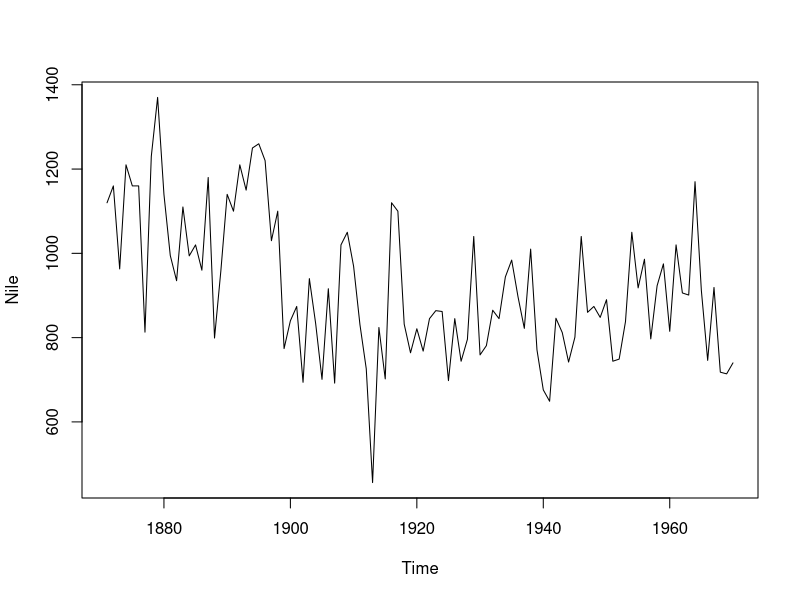
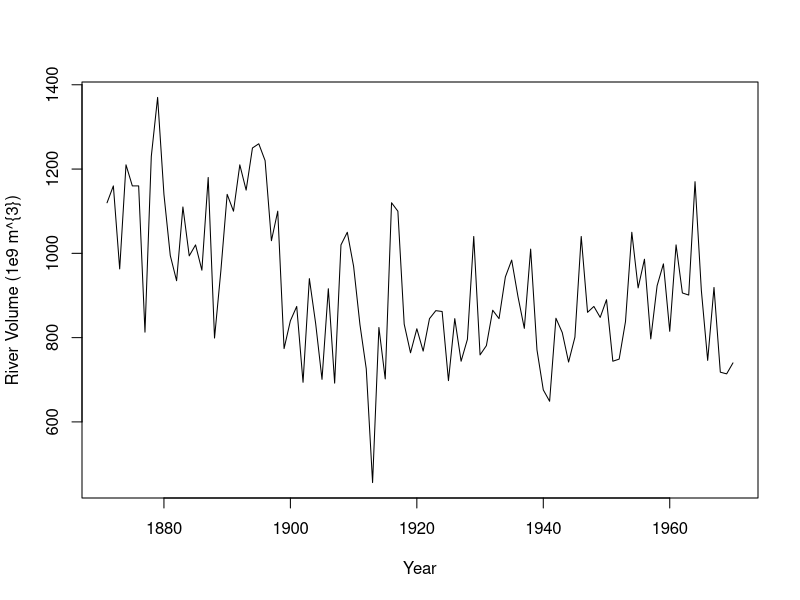
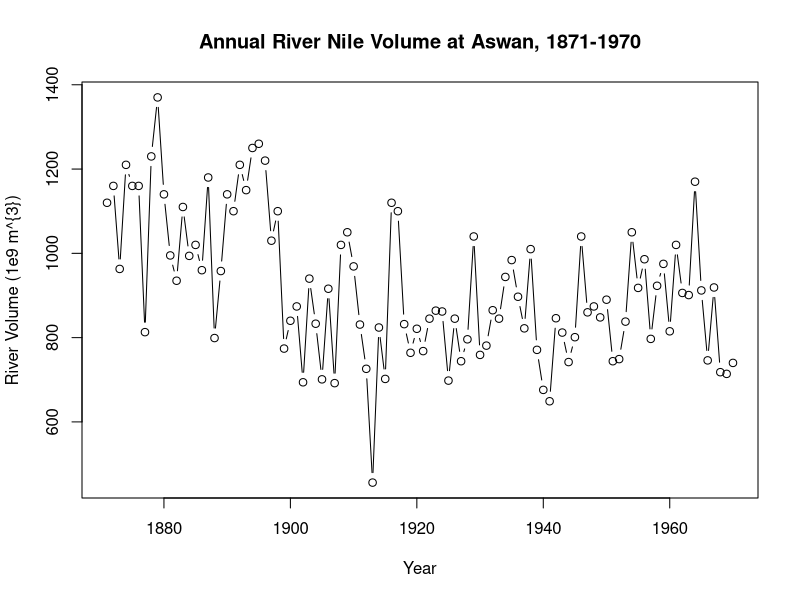
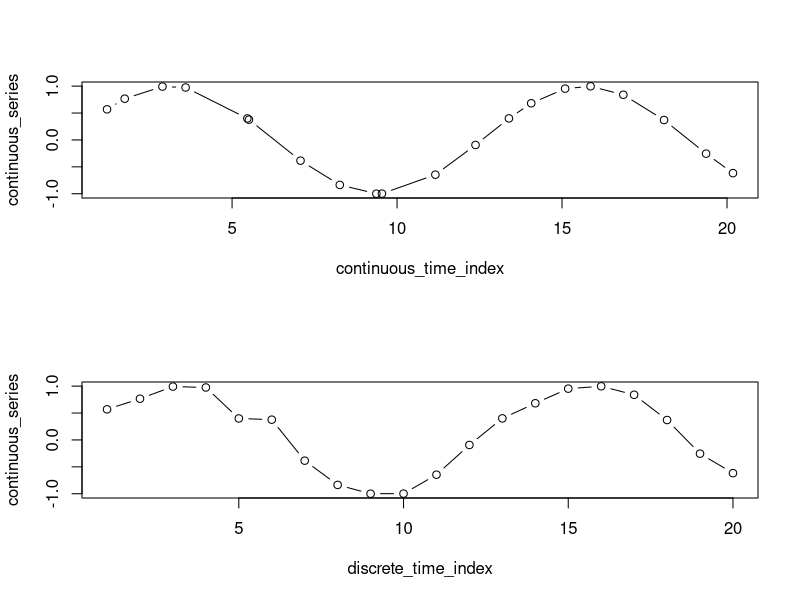
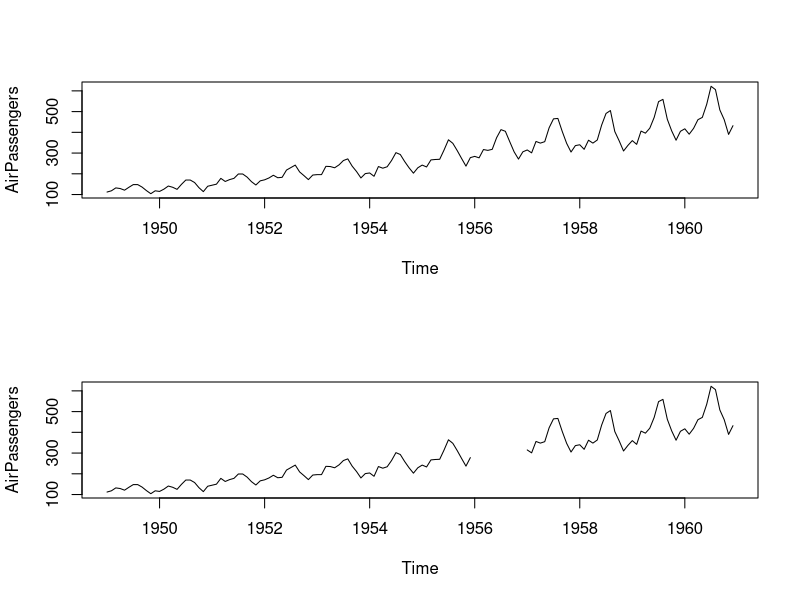
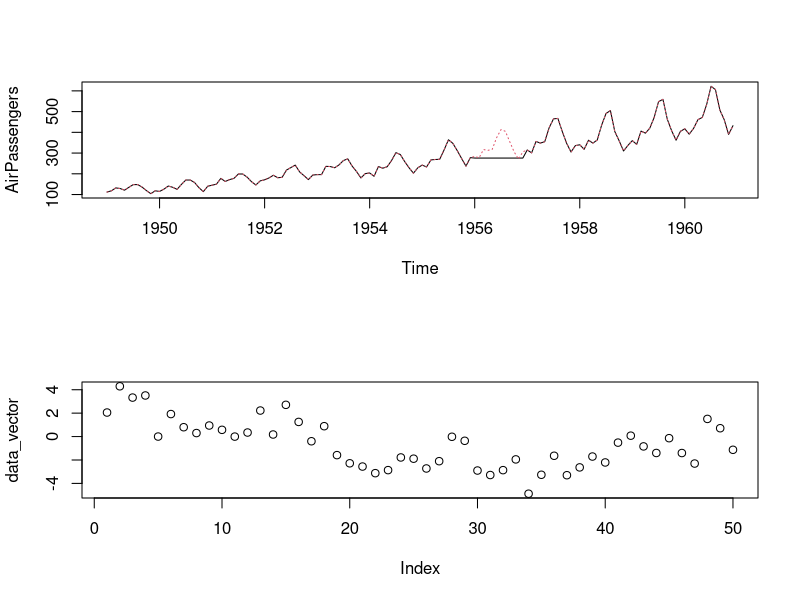
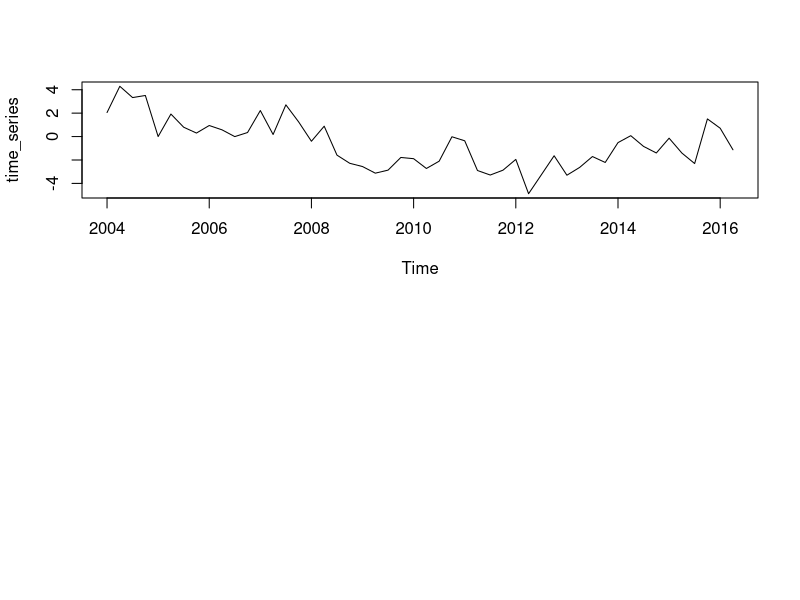
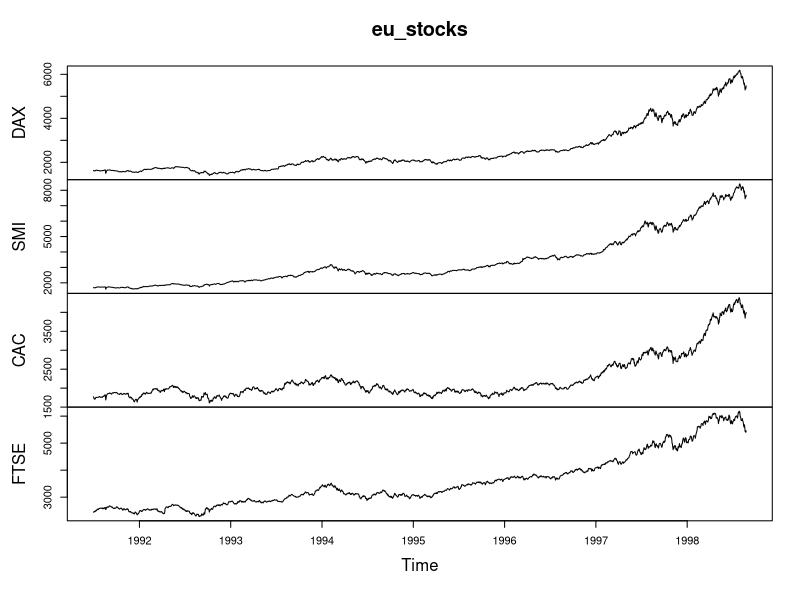

Generate these figures, in order, with R:
## ---- chunk 1
knitr::opts_chunk$set(echo = TRUE)
## ---- chunk 2
# {r, echo = FALSE, results='hide'}
# if we used both 'echo=TRUE' and 'results=hide' the pipe would not work properly
# if we used 'echo = FALSE' and 'results=hide' we would have only messages (i.e. attaching package) If we don't want them we set 'error = FALSE', 'warning = FALSE', and 'message = FALSE'.
library(dplyr)
## ---- chunk 3
Nile<-structure(c(1120, 1160, 963, 1210, 1160, 1160, 813, 1230, 1370, 
1140, 995, 935, 1110, 994, 1020, 960, 1180, 799, 958, 1140, 1100, 
1210, 1150, 1250, 1260, 1220, 1030, 1100, 774, 840, 874, 694, 
940, 833, 701, 916, 692, 1020, 1050, 969, 831, 726, 456, 824, 
702, 1120, 1100, 832, 764, 821, 768, 845, 864, 862, 698, 845, 
744, 796, 1040, 759, 781, 865, 845, 944, 984, 897, 822, 1010, 
771, 676, 649, 846, 812, 742, 801, 1040, 860, 874, 848, 890, 
744, 749, 838, 1050, 918, 986, 797, 923, 975, 815, 1020, 906, 
901, 1170, 912, 746, 919, 718, 714, 740), .Tsp = c(1871, 1970, 
1), class = "ts")

# Print the Nile dataset
print(Nile)

# List the number of observations in the Nile dataset
length(Nile)

# Display the first 10 elements of the Nile dataset
head(Nile, 10)

# Display the last 12 elements of the Nile dataset
tail(Nile, 12)
## ---- chunk 4
# Plot the Nile data
plot(Nile)

# Plot the Nile data with xlab and ylab arguments
plot(Nile, xlab = "Year", ylab = "River Volume (1e9 m^{3})")

# Plot the Nile data with xlab, ylab, main, and type arguments
plot(Nile, xlab = "Year", ylab = "River Volume (1e9 m^{3})", main = "Annual River Nile Volume at Aswan, 1871-1970", type = "b")
## ---- chunk 5
discrete_data <- structure(c(0.479425538604203, 0.841470984807897, 0.997494986604054, 
0.909297426825682, 0.598472144103957, 0.141120008059867, -0.35078322768962, 
-0.756802495307928, -0.977530117665097, -0.958924274663138, -0.705540325570392, 
-0.279415498198926, 0.215119988087816, 0.656986598718789, 0.937999976774739, 
0.989358246623382, 0.79848711262349, 0.412118485241757, -0.0751511204618093, 
-0.54402111088937), .Tsp = c(1, 20, 1), class = "ts")

continuous_series <- c(0.568894675391674, 0.766304082748762, 0.992075122074743, 0.974817414246897, 
0.399123202687807, 0.37660246288782, -0.385320332818421, -0.836358518142533, 
-0.999669829045622, -0.998310189536195, -0.646222799842192, -0.0938615130061447, 
0.400529093874378, 0.681605778899236, 0.953181592214187, 0.996938027205692, 
0.839341938468838, 0.370037544609373, -0.255096756784655, -0.617439825310109
)

continuous_time_index <- c(1.21032244665548, 1.74613730167039, 2.88963444461115, 3.59138367255218, 
5.46206454467028, 5.51093333004974, 7.0742951775901, 8.26439798949286, 
9.37338230921887, 9.5410633541178, 11.1611216005404, 12.378370850347, 
13.3905590295326, 14.0662804655731, 15.0935473444406, 15.8645145166665, 
16.8574128514156, 18.0914570542518, 19.3654514602385, 20.1805236600339
)
## ---- chunk 6
# Plot the continuous_series using continuous time indexing
par(mfrow=c(2,1))
plot(continuous_time_index,continuous_series, type = "b")

# Make a discrete time index using 1:20 
discrete_time_index <- seq(1:20)

# Now plot the continuous_series using discrete time indexing
plot(discrete_time_index,continuous_series, type = "b")

## ---- chunk 7
AirPassengers<-structure(c(112, 118, 132, 129, 121, 135, 148, 148, 136, 119, 
104, 118, 115, 126, 141, 135, 125, 149, 170, 170, 158, 133, 114, 
140, 145, 150, 178, 163, 172, 178, 199, 199, 184, 162, 146, 166, 
171, 180, 193, 181, 183, 218, 230, 242, 209, 191, 172, 194, 196, 
196, 236, 235, 229, 243, 264, 272, 237, 211, 180, 201, 204, 188, 
235, 227, 234, 264, 302, 293, 259, 229, 203, 229, 242, 233, 267, 
269, 270, 315, 364, 347, 312, 274, 237, 278, 284, 277, 317, 313, 
318, 374, 413, 405, 355, 306, 271, 306, 315, 301, 356, 348, 355, 
422, 465, 467, 404, 347, 305, 336, 340, 318, 362, 348, 363, 435, 
491, 505, 404, 359, 310, 337, 360, 342, 406, 396, 420, 472, 548, 
559, 463, 407, 362, 405, 417, 391, 419, 461, 472, 535, 622, 606, 
508, 461, 390, 432), .Tsp = c(1949, 1960.91666666667, 12), class = "ts")
## ---- chunk 8
# Plot AirPassengers
plot(AirPassengers)

# View the start and end dates of AirPassengers
start(AirPassengers)
end(AirPassengers)

# Use time(), deltat(), frequency(), and cycle() with AirPassengers 
time(AirPassengers)
deltat(AirPassengers)
frequency(AirPassengers)
cycle(AirPassengers)
## ---- chunk 9
AirPassengers <- structure(c(112, 118, 132, 129, 121, 135, 148, 148, 136, 119, 
104, 118, 115, 126, 141, 135, 125, 149, 170, 170, 158, 133, 114, 
140, 145, 150, 178, 163, 172, 178, 199, 199, 184, 162, 146, 166, 
171, 180, 193, 181, 183, 218, 230, 242, 209, 191, 172, 194, 196, 
196, 236, 235, 229, 243, 264, 272, 237, 211, 180, 201, 204, 188, 
235, 227, 234, 264, 302, 293, 259, 229, 203, 229, 242, 233, 267, 
269, 270, 315, 364, 347, 312, 274, 237, 278, NA, NA, NA, NA, 
NA, NA, NA, NA, NA, NA, NA, NA, 315, 301, 356, 348, 355, 422, 
465, 467, 404, 347, 305, 336, 340, 318, 362, 348, 363, 435, 491, 
505, 404, 359, 310, 337, 360, 342, 406, 396, 420, 472, 548, 559, 
463, 407, 362, 405, 417, 391, 419, 461, 472, 535, 622, 606, 508, 
461, 390, 432), .Tsp = c(1949, 1960.91666666667, 12), class = "ts")
## ---- chunk 10
# Plot the AirPassengers data
plot(AirPassengers)

# Compute the mean of AirPassengers
mean(AirPassengers, na.rm = TRUE)

# Impute mean values to NA in AirPassengers
AirPassengers[85:96] <- mean(AirPassengers, na.rm = TRUE)

# Generate another plot of AirPassengers
plot(AirPassengers)

# Add the complete AirPassengers data to your plot
rm(AirPassengers)
points(AirPassengers, type = "l", col = 2, lty = 3)
## ---- chunk 11
data_vector <- c(2.05219410731111, 4.29288527974091, 3.32941329441844, 3.50859506696045, 
0.000957693762193124, 1.92171863450249, 0.797813412800535, 0.299954343478063, 
0.943568753562609, 0.574828338758714, -0.00340059028674611, 0.34486491757086, 
2.22297611360904, 0.1763144576315, 2.70976227698024, 1.25019489653419, 
-0.400716475448651, 0.88527321208965, -1.5852420265539, -2.28292788910447, 
-2.56095312898444, -3.12599637544793, -2.86602958954692, -1.78470092068662, 
-1.88949129078692, -2.7255351193826, -2.10331418003627, -0.0174256893338487, 
-0.361320415116881, -2.90084033266105, -3.28474409267047, -2.8684594717709, 
-1.95050744365674, -4.88018925247303, -3.2634605352894, -1.63960625222554, 
-3.30125758402894, -2.63312454334943, -1.70583540221139, -2.21198250613255, 
-0.517059518572955, 0.0752508094841423, -0.840699471563585, -1.40226834874561, 
-0.138211423023857, -1.40659547028281, -2.3046941054804, 1.50738914324565, 
0.711867947688864, -1.13005190223045)
## ---- chunk 12
# Use print() and plot() to view data_vector
print(data_vector)
plot(data_vector)

# Convert data_vector to a ts object with start = 2004 and frequency = 4
time_series <- ts(data_vector, start = 2004, frequency = 4)

# Use print() and plot() to view time_series
print(time_series)
plot(time_series) 
## ---- chunk 13
# Check whether Nile is a ts object
is.ts(Nile)
## ---- chunk 14
eu_stocks <- EuStockMarkets

# Check whether eu_stocks is a ts object
is.ts(eu_stocks)

# View the start, end, and frequency of eu_stocks
start(eu_stocks)
end(eu_stocks)
frequency(eu_stocks)

# Generate a simple plot of eu_stocks
plot(eu_stocks)

# Use ts.plot with eu_stocks
ts.plot(eu_stocks, col = 1:4, xlab = "Year", ylab = "Index Value", main = "Major European Stock Indices, 1991-1998")

# Add a legend to your ts.plot
legend("topleft", colnames(eu_stocks), lty = 1, col = 1:4, bty = "n")
## ---- chunk 15
rapid_growth <- c(505.954737316542, 447.35560816695, 542.583090477044, 516.063361274983, 
506.959924087797, 535.016232606015, 496.929129437996, 497.562555328502, 
577.248300530956, 536.855967325257, 541.245940412262, 473.497840289097, 
550.988961460551, 569.410637437069, 522.915183368473, 487.200195130919, 
594.610786395524, 591.173975668723, 615.986775394564, 621.317545120693, 
607.125046916761, 587.036701378981, 554.155438462285, 644.117241827027, 
509.700025728118, 607.094339401359, 603.55118553444, 613.621586650076, 
544.914334775047, 670.811820766561, 687.13161588209, 615.581708859918, 
711.187318608945, 694.297903386338, 681.929344495129, 659.140256189321, 
642.702057830158, 601.530062712521, 666.762307473106, 650.965683100529, 
606.091343627865, 696.678827373702, 641.602509472816, 855.771919797152, 
667.329074652784, 573.491390192462, 791.733265065015, 751.591446783947, 
610.794814080548, 624.65033623201, 833.298991700858, 639.886724484288, 
736.828256803519, 772.292341071224, 686.886519321095, 667.763083378498, 
712.94149525726, 918.183828402689, 656.108907724902, 700.497201964217, 
683.493272462585, 781.737968201983, 715.684280499056, 808.287549436184, 
820.779546770362, 656.885589359776, 733.339974340827, 773.538730437607, 
641.202740082118, 932.21185739678, 680.676565427109, 988.282815285029, 
664.898568280288, 813.528318290545, 883.408798971726, 924.274924691176, 
969.43211824107, 777.329346514109, 880.998409919801, 971.358289510766, 
902.958423571348, 1020.74565895517, 1075.14831710597, 886.170748719307, 
889.632200892515, 950.390776999556, 878.039522146964, 1043.76763270868, 
901.108966040025, 1079.65840856798, 933.905398508361, 921.9433013918, 
870.807113616954, 811.139766624589, 1004.26766243592, 1008.17582581146, 
1189.48933735193, 751.970606760973, 947.475252330288, 886.515305193286, 
1074.89426408969, 1101.1306720708, 1130.1854576199, 975.849507265787, 
948.161009999662, 1177.8226568287, 1227.12713297946, 976.995711035094, 
836.708871866655, 1323.60473389093, 852.35320730904, 1200.82615703738, 
1274.47884753083, 1349.2613900482, 1102.63337196778, 1324.85659429696, 
1268.71865481688, 1058.22892886463, 1204.08723498947, 1084.65028499166, 
1284.43050935569, 1195.28425174124, 1058.42621256846, 1188.0576623439, 
1166.59336076, 1064.69458969538, 1429.06852442551, 1070.85280871704, 
1539.33053352377, 1467.15710870044, 1127.70582024314, 1296.0717171226, 
1555.27412822535, 1332.90372372162, 1315.4236396165, 1189.2461691901, 
1482.43394167998, 1240.92868932515, 1237.77196935431, 1468.60833835437, 
1328.54569942606, 1589.50783787689, 1373.16295850591, 1503.55627838567, 
1659.93756371734, 1704.6136574176, 1550.46378217986, 1625.80261162794, 
1873.85823632632, 1370.62086282574, 1439.71135339554, 1447.43691659102, 
1579.91576345679, 1681.2571135903, 1661.60589978392, 1311.84684158442, 
1326.03084218461, 1323.09951189813, 1550.48631755657, 1606.20420490403, 
1768.54014627508, 1509.8367966576, 1592.10861892944, 1627.61875806856, 
1544.63289803997, 1439.52343145633, 1682.35177380745, 1850.70970808186, 
1673.38009271644, 1832.42716167314, 1672.26717594592, 1781.57683020519, 
1659.28985001442, 1970.03886201406, 2044.7123676587, 1929.09019953541, 
1891.7042228956, 1487.15774065956, 2013.8721752695, 1796.78863307401, 
1977.01825843918, 1516.95521151591, 1650.6039164404, 1523.28339404562, 
1696.6181065012, 1627.26087609279, 1787.29683278825, 1567.28735420676, 
1881.99627254267, 2318.98327490681, 1941.98786180548, 1820.27972976969, 
2154.81229145692, 2261.54706560833, 2052.22139601365, 2079.17104479186, 
2010.06086639259, 2145.26059886687, 1775.30080127631, 2013.40704947701
)
## ---- chunk 16
# Log rapid_growth
linear_growth <-log(rapid_growth)
  
# Plot linear_growth using ts.plot()
ts.plot(linear_growth)
## ---- chunk 17
z <- c(6.22644721334281, 6.10335382233382, 6.29634123585615, 6.24622955111167, 
6.22843195527522, 6.28229708775537, 6.20844741922452, 6.20972128804789, 
6.35827250415224, 6.28572984126078, 6.29387377889552, 6.16014735145226, 
6.31171477530532, 6.34460185650482, 6.25941927762177, 6.18867511691063, 
6.38790705099065, 6.38211034916024, 6.42322549478775, 6.4318422960411, 
6.40873477794284, 6.37508734151749, 6.31744522223519, 6.46788076206124, 
6.23382236782298, 6.40868419809582, 6.40283085141402, 6.41937842976356, 
6.30062859840956, 6.50848865168789, 6.53252585448752, 6.4225676888201, 
6.56693585306342, 6.54290112400289, 6.52492605202954, 6.49093634370728, 
6.46568125422392, 6.39947651373773, 6.50243362179406, 6.47845692668784, 
6.40703070676956, 6.54632451169874, 6.46396896781775, 6.75200389180284, 
6.50328328954751, 6.35174292371473, 6.67422454855503, 6.62219288746384, 
6.41476108293605, 6.43719203115034, 6.72539251138006, 6.46129116769531, 
6.60235483491626, 6.64936315848762, 6.53216909563942, 6.50393344502688, 
6.56939936271001, 6.82239761937805, 6.48632679303797, 6.55179037142821, 
6.52721681333954, 6.66151960536819, 6.57323912069037, 6.69491787322661, 
6.71025455545394, 6.4875098623154, 6.5976094065566, 6.65097574043069, 
6.46334569409202, 6.83756010365691, 6.52308725269382, 6.89596890707456, 
6.49963450012032, 6.70138073649028, 6.78378805946117, 6.82900956493073, 
6.87671045494522, 6.65586412994792, 6.78105582107621, 6.87869539045853, 
6.80567650980035, 6.9282886773914, 6.98021390044576, 6.78690965068204, 
6.79080811988766, 6.85687324422581, 6.77769160645684, 6.95059216963548, 
6.80362618929694, 6.98439998172557, 6.83937514670541, 6.82648372642902, 
6.76942049838646, 6.69844037789147, 6.91201386077297, 6.91589786378861, 
7.081279365728, 6.62269723643191, 6.85380081770285, 6.78729839010667, 
6.97997757673786, 7.00409281457646, 7.0301370200274, 6.88330838114885, 
6.85452432960534, 7.07142280689253, 7.11243105220367, 6.88448226209977, 
6.72947618664758, 7.1881141525679, 6.74800100349129, 7.09076506309115, 
7.15029262699804, 7.20731260322573, 7.00545657231082, 7.18905950184368, 
7.14576273692186, 6.96435196790078, 7.09347707755427, 6.98901289603892, 
7.15807071571375, 7.0861393036455, 6.96453837871522, 7.08007503607121, 
7.06184312320099, 6.970443266778, 7.26477812949222, 6.97621062749874, 
7.33910288239914, 7.29108186763736, 7.02794060038759, 7.16709321266713, 
7.3494070973242, 7.19511509230523, 7.18191405213385, 7.08107491410905, 
7.30144057114722, 7.12361532128538, 7.12106824351186, 7.29207052275869, 
7.19184016387511, 7.37117971137166, 7.22487208663911, 7.31558843331146, 
7.41453526842476, 7.44109377015137, 7.34630937946721, 7.39375688767601, 
7.5357548122989, 7.2230191007094, 7.27219792344658, 7.27754962755863, 
7.3651268103319, 7.42729707447298, 7.41553982321997, 7.17919122609255, 
7.18994543004138, 7.18773237814052, 7.34632391396533, 7.38162903767151, 
7.47790970913714, 7.31975684228401, 7.37281459204766, 7.39487334104795, 
7.34254155465234, 7.27206738741634, 7.42794795886081, 7.52332447049693, 
7.42260086748169, 7.51339668490706, 7.42193557510494, 7.48525411080987, 
7.41414498862142, 7.58580854844815, 7.62301240707291, 7.56480377155094, 
7.54523340699751, 7.30462202063205, 7.60781460317569, 7.4937562577587, 
7.58934505855497, 7.32446045453292, 7.4088965098932, 7.32862341178055, 
7.4363921995442, 7.39465343615595, 7.48845960812977, 7.35710160410629, 
7.5400883395603, 7.74888412502893, 7.5714673984741, 7.50674546593622, 
7.67545889501181, 7.72380440037869, 7.62667809326483, 7.63972455710096, 
7.605920282382, 7.67101631529587, 7.48172515305964, 7.60758361556912
)
## ---- chunk 18
# Generate the first difference of z
dz <- diff(z)
  
# Plot dz
ts.plot(dz)

# View the length of z and dz, respectively
length(z)
length(dz)
## ---- chunk 19
x <- c(-4.19803335973822, 9.56900905050747, 5.17514338906622, -9.69164636184119, 
-3.21529357476552, 10.8436693062559, 6.45215865708188, -10.8335590731441, 
-2.23535073514566, 10.119832962947, 6.57964573528545, -8.65656473226148, 
-2.51500138847406, 9.83743416797243, 7.38619432726046, -8.24350355631342, 
-4.26403257072438, 8.89886143008727, 8.54433581556254, -8.06691284107053, 
-4.02302530566536, 9.82267856454484, 7.77285238609707, -6.58777686807675, 
-3.45917112006633, 10.6138505016733, 7.37445047382904, -5.79871450522201, 
-1.20471055826558, 11.4292358845515, 7.57004694873634, -4.96838375977415, 
-2.00378659668805, 11.9413482982078, 9.40667210265289, -4.39658482425492, 
-1.55557889273259, 12.5998771289623, 8.50291637845889, -3.72896826710606, 
-2.82700000921691, 13.3759812867942, 8.12894114749321, -3.14924907770406, 
-2.79947272334396, 13.7105701226795, 6.75521688156725, -3.77974417787649, 
-3.76827394084617, 13.6253358560593, 6.53793056349892, -3.24909834265677, 
-5.02419102826334, 13.3553731337997, 6.93116080641335, -3.52735350362993, 
-5.19732896878058, 11.5797913233393, 7.16244857247412, -1.89460681643879, 
-5.77779700690048, 12.4826952884178, 6.20808841277938, -3.43403797043816, 
-7.08072100968159, 11.4136557746633, 6.74199013667799, -3.53237586423137, 
-8.39354230059932, 12.5072611286297, 6.47317547164243, -3.74524618197473, 
-9.42620870823793, 12.3808170457897, 8.04824272204917, -2.83152774381656, 
-7.30189285880787, 12.7658383061004, 8.22369850629786, -4.44813067987144, 
-6.96355759602497, 12.0340049862918, 7.57492470964176, -5.40221818593254, 
-6.56819814480662, 10.8964815061608, 7.27657057973042, -4.03787337902209, 
-6.72301328397502, 12.1808149692035, 8.28516213832065, -4.15934247966369, 
-6.36067044646075, 12.7530177649457, 8.66591165178255, -5.44053784032607, 
-4.87493170537183, 12.6001974041011, 8.16258920594197, -6.53957167229621
)
## ---- chunk 20
# Generate a diff of x with lag = 4. Save this to dx
dx <- diff(x, lag = 4)
  
# Plot dx
ts.plot(dx)  

# View the length of x and dx, respectively 
length(x)
length(dx)

# compare
head(x, 8)
head(dx, 8)
